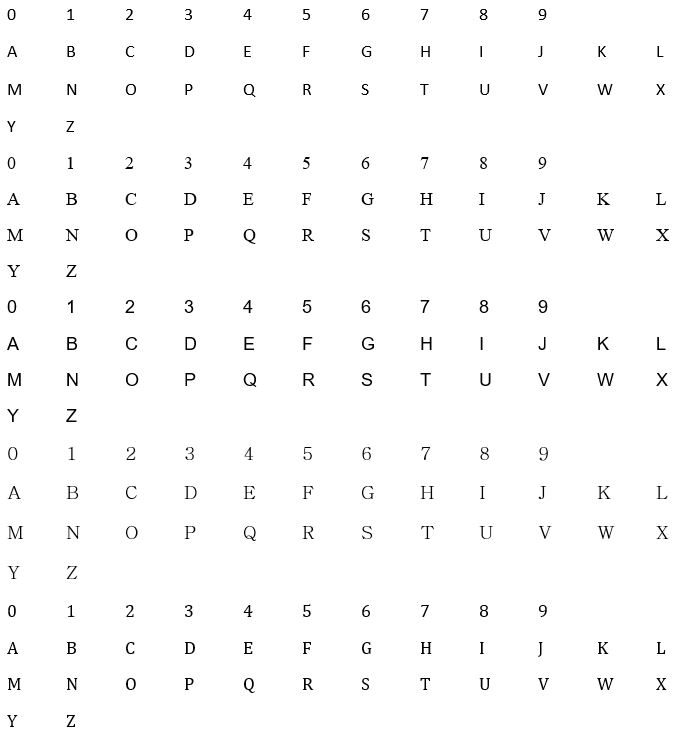
//> input picture Vision/KNN/build/ForTraining2.jpg, 694 x 735 px
$ ./main   (built with g++ and OpenCV 4)
//> lines starting //> are read from the running program, lines starting //| are printed output that depends on the picture; after the words box and inside, x2 and y2 are one past the last pixel; in counts of white or black regions, pixels touching at a corner belong together
// GenData.cpp

#include<opencv2/core/core.hpp>
#include<opencv2/highgui/highgui.hpp>
#include<opencv2/imgproc/imgproc.hpp>
#include<opencv2/ml/ml.hpp>

#include<iostream>
#include<vector>

// global variables ///////////////////////////////////////////////////////////////////////////////
const int MIN_CONTOUR_AREA = 100;

const int RESIZED_IMAGE_WIDTH = 20;
const int RESIZED_IMAGE_HEIGHT = 30;

///////////////////////////////////////////////////////////////////////////////////////////////////
int main() {

    cv::Mat imgTrainingNumbers;         // input image
    cv::Mat imgGrayscale;               //
    cv::Mat imgBlurred;                 // declare various images
    cv::Mat imgThresh;                  //
    cv::Mat imgThreshCopy;              //

    std::vector<std::vector<cv::Point> > ptContours;        // declare contours vector
    std::vector<cv::Vec4i> v4iHierarchy;                    // declare contours hierarchy

    cv::Mat matClassificationInts;      // these are our training classifications, note we will have to perform some conversions before writing to file later

                                        // these are our training images, due to the data types that the KNN object KNearest requires, we have to declare a single Mat,
                                        // then append to it as though it's a vector, also we will have to perform some conversions before writing to file later
    cv::Mat matTrainingImagesAsFlattenedFloats;

    // possible chars we are interested in are digits 0 through 9 and capital letters A through Z, put these in vector intValidChars
    std::vector<int> intValidChars = { '0', '1', '2', '3', '4', '5', '6', '7', '8', '9',
        'A', 'B', 'C', 'D', 'E', 'F', 'G', 'H', 'I', 'J',
        'K', 'L', 'M', 'N', 'O', 'P', 'Q', 'R', 'S', 'T',
        'U', 'V', 'W', 'X', 'Y', 'Z' };

    imgTrainingNumbers = cv::imread("ForTraining2.jpg");          // read in training numbers image
//> imgTrainingNumbers is the input picture: 735 rows x 694 cols, CV_8UC3; min 0, max 255, mean 251.2

    if (imgTrainingNumbers.empty()) {                               // if unable to open image
        std::cout << "error: image not read from file\n\n";         // show error message on command line
        return(0);                                                  // and exit program
    }

    cv::cvtColor(imgTrainingNumbers, imgGrayscale, cv::COLOR_BGR2GRAY);        // convert to grayscale

    cv::GaussianBlur(imgGrayscale,              // input image
        imgBlurred,                             // output image
        cv::Size(5, 5),                         // smoothing window width and height in pixels
        0);                                     // sigma value, determines how much the image will be blurred, zero makes function choose the sigma value

                                                // filter image from grayscale to black and white
    cv::adaptiveThreshold(imgBlurred,           // input image
        imgThresh,                              // output image
        255,                                    // make pixels that pass the threshold full white
        cv::ADAPTIVE_THRESH_GAUSSIAN_C,         // use gaussian rather than mean, seems to give better results
        cv::THRESH_BINARY_INV,                  // invert so foreground will be white, background will be black
        11,                                     // size of a pixel neighborhood used to calculate threshold value
        2);                                     // constant subtracted from the mean or weighted mean
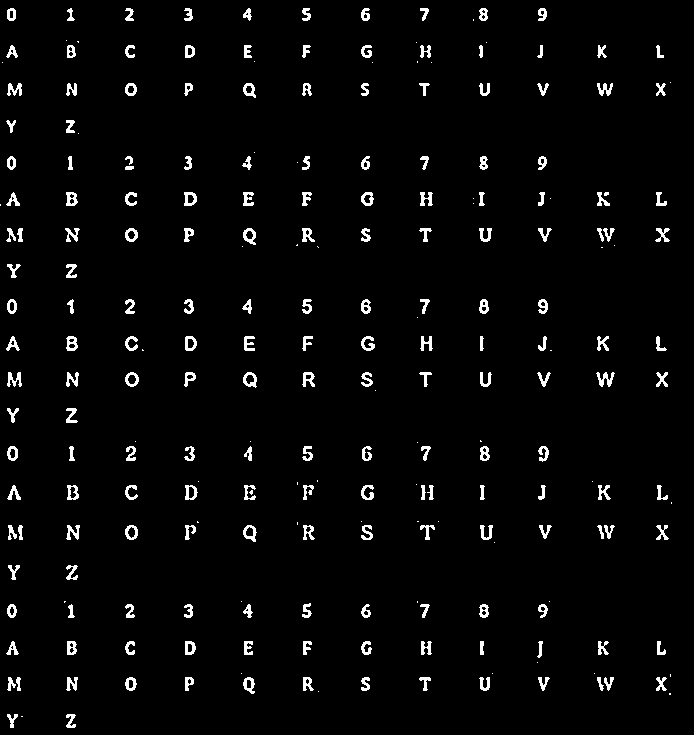
//> imgThresh: 735 rows x 694 cols, CV_8UC1; 3.1% white; 245 white regions (57 under 20 px)

    cv::imshow("imgThresh", imgThresh);         // show threshold image for reference

    imgThreshCopy = imgThresh.clone();          // make a copy of the thresh image, this in necessary b/c findContours modifies the image

    cv::findContours(imgThreshCopy,             // input image, make sure to use a copy since the function will modify this image in the course of finding contours
        ptContours,                             // output contours
        v4iHierarchy,                           // output hierarchy
        cv::RETR_EXTERNAL,                      // retrieve the outermost contours only
        cv::CHAIN_APPROX_SIMPLE);               // compress horizontal, vertical, and diagonal segments and leave only their end points
//> ptContours = 245 contours, 57 with area under 20; largest, box (x1, y1, x2, y2) and area: (243, 372, 257, 388) 149, (243, 525, 257, 542) 144, (125, 372, 139, 387) 142, (125, 525, 138, 540) 139, (243, 228, 256, 245) 138; v4iHierarchy = 245 items, first 8: [1, -1, -1, -1], [2, 0, -1, -1], [3, 1, -1, -1], [4, 2, -1, -1], [5, 3, -1, -1], [6, 4, -1, -1], [7, 5, -1, -1], [8, 6, -1, -1]

    for (int i = 0; i < ptContours.size(); i++) {                           // for each contour
        if (cv::contourArea(ptContours[i]) > MIN_CONTOUR_AREA) {                // if contour is big enough to consider
            cv::Rect boundingRect = cv::boundingRect(ptContours[i]);                // get the bounding rect

            cv::rectangle(imgTrainingNumbers, boundingRect, cv::Scalar(0, 0, 255), 2);      // draw red rectangle around each contour as we ask user for input

            cv::Mat matROI = imgThresh(boundingRect);           // get ROI image of bounding rect

            cv::Mat matROIResized;
            cv::resize(matROI, matROIResized, cv::Size(RESIZED_IMAGE_WIDTH, RESIZED_IMAGE_HEIGHT));     // resize image, this will be more consistent for recognition and storage

            cv::imshow("matROI", matROI);                               // show ROI image for reference
            cv::imshow("matROIResized", matROIResized);                 // show resized ROI image for reference
            cv::imshow("imgTrainingNumbers", imgTrainingNumbers);       // show training numbers image, this will now have red rectangles drawn on it

            int intChar = cv::waitKey(0);           // get key press

            if (intChar == 27) {        // if esc key was pressed
                return(0);              // exit program
            }
            else if (std::find(intValidChars.begin(), intValidChars.end(), intChar) != intValidChars.end()) {     // else if the char is in the list of chars we are looking for . . .

                matClassificationInts.push_back(intChar);       // append classification char to integer list of chars

                cv::Mat matImageFloat;                          // now add the training image (some conversion is necessary first) . . .
                matROIResized.convertTo(matImageFloat, CV_32FC1);       // convert Mat to float

                cv::Mat matImageFlattenedFloat = matImageFloat.reshape(1, 1);       // flatten

                matTrainingImagesAsFlattenedFloats.push_back(matImageFlattenedFloat);       // add to Mat as though it was a vector, this is necessary due to the
                                                                                            // data types that KNearest.train accepts
            }   // end if
        }   // end if
    }   // end for
//> this loop made 245 passes; the space key is pressed
//> boundingRect on passes 14, 16, 33, 35, 62, 64, 84, 86, 94, 102, 116, 117: Rect(243, 677, 12, 17), Rect(125, 677, 12, 14), Rect(185, 641, 11, 14), Rect(67, 641, 10, 14), Rect(243, 525, 14, 17), Rect(125, 525, 13, 15), Rect(185, 485, 13, 15), Rect(67, 485, 12, 15), Rect(480, 446, 10, 15), Rect(7, 446, 11, 15), Rect(302, 372, 13, 15), Rect(243, 372, 14, 16)
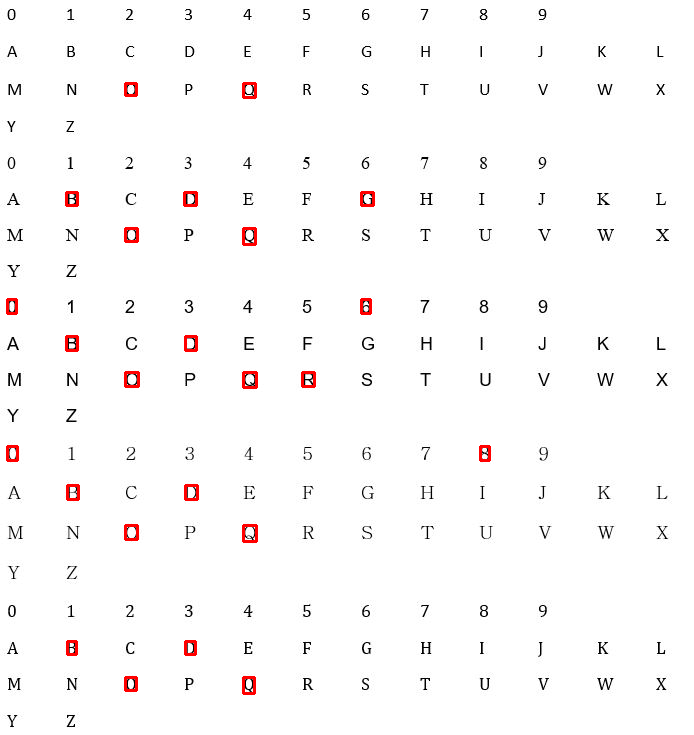
//> imgTrainingNumbers: 735 rows x 694 cols, CV_8UC3; 0.69% of pixels changed, all inside (x1, y1, x2, y2) = (6, 82, 491, 695)

    std::cout << "training complete\n\n";

    // save classifications to file ///////////////////////////////////////////////////////

    cv::FileStorage fsClassifications("classifications.xml", cv::FileStorage::WRITE);           // open the classifications file

    if (fsClassifications.isOpened() == false) {                                                        // if the file was not opened successfully
        std::cout << "error, unable to open training classifications file, exiting program\n\n";        // show error message
        return(0);                                                                                      // and exit program
    }

    fsClassifications << "classifications" << matClassificationInts;        // write classifications into classifications section of classifications file
    fsClassifications.release();                                            // close the classifications file

                                                                            // save training images to file ///////////////////////////////////////////////////////

    cv::FileStorage fsTrainingImages("images.xml", cv::FileStorage::WRITE);         // open the training images file

    if (fsTrainingImages.isOpened() == false) {                                                 // if the file was not opened successfully
        std::cout << "error, unable to open training images file, exiting program\n\n";         // show error message
        return(0);                                                                              // and exit program
    }

    fsTrainingImages << "images" << matTrainingImagesAsFlattenedFloats;         // write training images into images section of images file
    fsTrainingImages.release();                                                 // close the training images file

    return(0);
}

$ run again, with Vision/KNN/build/training_chars2.png saved as Vision/KNN/build/ForTraining2.jpg
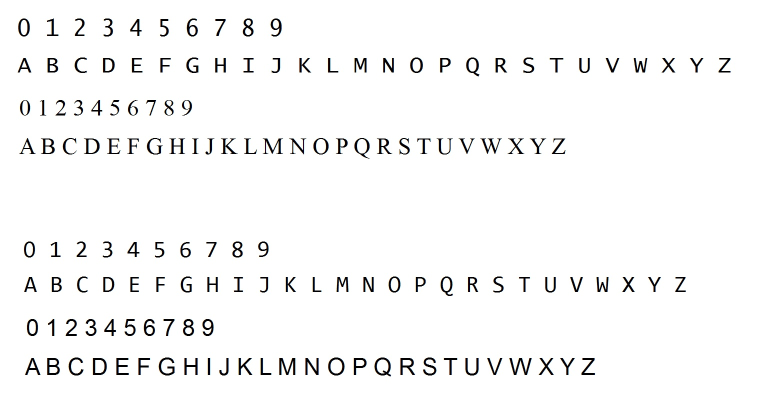
//> input picture Vision/KNN/build/training_chars2.png, 1516 x 788 px (shown at 1/2 size)
//> imgTrainingNumbers is the input picture: 788 rows x 1516 cols, CV_8UC3; mean B, G, R 246.3, 246.4, 246.4
//> `cv::adaptiveThreshold(imgBlurred, imgThresh, 255, cv::ADAPTIVE_THRESH_..`:
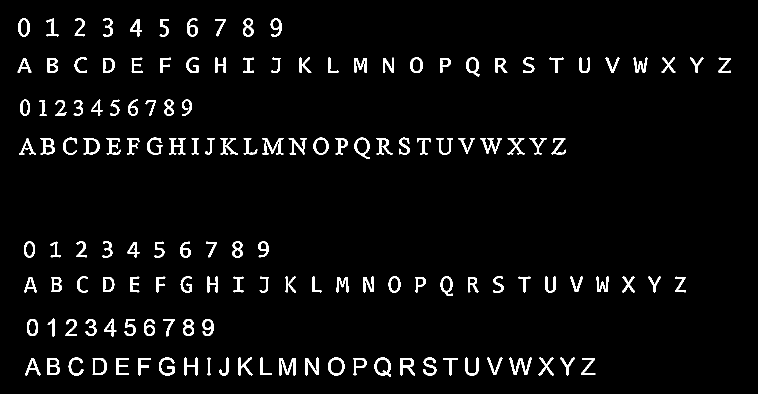
//> imgThresh: 788 rows x 1516 cols, CV_8UC1 (shown at 1/2 size); 3.7% white; 144 white regions
//> ptContours = 144 contours; largest, box (x1, y1, x2, y2) and area: (749, 715, 782, 753) 917, (656, 715, 689, 751) 909, (709, 275, 740, 318) 818, (185, 716, 214, 750) 804, (627, 275, 657, 310) 782; v4iHierarchy = 144 items, first 8: [1, -1, -1, -1], [2, 0, -1, -1], [3, 1, -1, -1], [4, 2, -1, -1], [5, 3, -1, -1], [6, 4, -1, -1], [7, 5, -1, -1], [8, 6, -1, -1]
//> the loop `for (int i = 0; i < ptContours.size(); i++)` made 144 passes; the space key is pressed
//> boundingRect on passes 1 to 8: Rect(1163, 716, 28, 34), Rect(887, 716, 28, 35), Rect(800, 716, 30, 35), Rect(707, 716, 26, 35), Rect(558, 716, 33, 35), Rect(276, 716, 25, 35), Rect(232, 716, 26, 34), Rect(185, 716, 29, 34)
//> after the loop `for (int i = 0; i < ptContours.size(); i++)`:
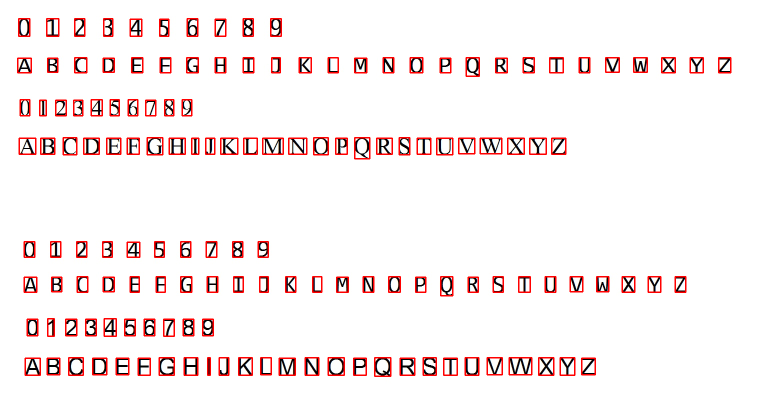
//> imgTrainingNumbers: 788 rows x 1516 cols, CV_8UC3 (shown at 1/2 size); 4% of pixels changed, all inside (x1, y1, x2, y2) = (34, 36, 1463, 754)
